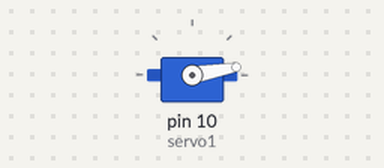
A sketch run on a simulated Arduino Uno, built with avr-gcc and run on an emulated ATmega328P. Shown: servo.

Above: at 0.1 s.
At 20.1 s:
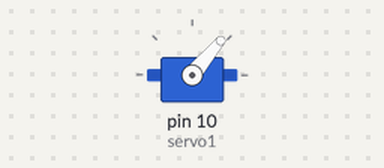
At 29.1 s:
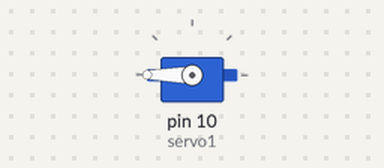
At 39.1 s:
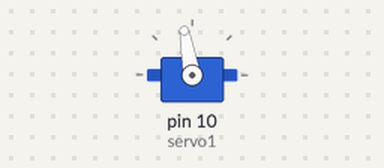
Timing chart, 0 to 40.0 s (numbered marks = the images above):
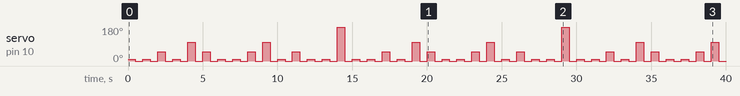

The sketch:

sketch_may30a.ino
```cpp
#include <Servo.h>

Servo servo1;

void setup() {

  servo1.attach(10);
  // put your setup code here, to run oncsude:
  servo1.write(0);

}

void loop() {
  for(int i = 1; i <= 100; i++){
    if(i % 3 == 0 && i % 5 != 0){
      servo1.write(50);
      delay(500);
    }else if(i % 5 == 0 && i % 3 != 0){
      servo1.write(100);
      delay(500);
    }else if(i % 5 == 0 && i % 3 == 0){
      servo1.write(180);
      delay(500);
    }else{
      servo1.write(10);
      delay(500);
    }
    servo1.write(0);
    delay(500);
  }


  /*
  for(int k = 0; k < 360; k = k + 10){
    for(int j = 0; j < 3; j++){
      for(int i = 0; i <= k; i++){
       servo1.write(i);
       delay(j);
     }
      for(int i = k; i >= 0; i--){
        servo1.write(i);
       delay(j);
      }
      servo1.write(0);
      delay(10);
    }
  }*/

  // put your main code here, to run repeatedly:

}
```

Measured:
- by itself, servo on pin 10 (servo1): moves between 0° and 180°, repeating every 15.0 s
